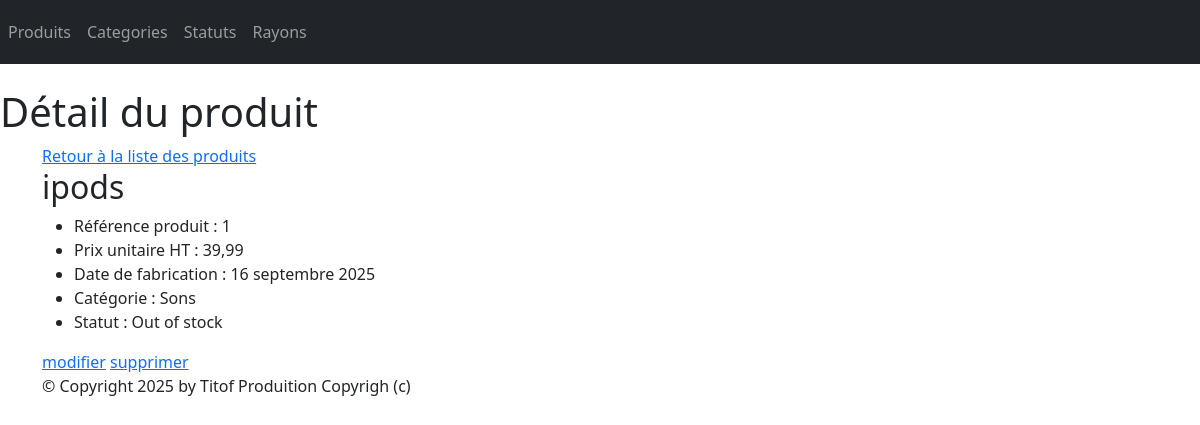
The page /monApp/produit/1/ on the database its author committed.
### monApp/models.py (models this page shows, shortened)
class Produit(models.Model):
    refProd = models.AutoField(primary_key=True)
    intituleProd = models.CharField(max_length=200)
    prixUnitaireProd = models.DecimalField(max_digits=10, decimal_places=2)
    dateFabProd = models.DateField(default=date.today)
    categorie = models.ForeignKey(Categorie, on_delete=models.CASCADE, related_name="produits_categorie", null=True, blank=True)
    status = models.ForeignKey(Statut, on_delete=models.CASCADE, related_name="produits_status",null=True, blank=True)

class Categorie(models.Model):
    idCat = models.AutoField(primary_key=True)
    nomCat = models.CharField(max_length=100)
    def __str__(self):
        return self.nomCat

class Statut(models.Model):
    idStatus = models.AutoField(primary_key=True)
    libelleStatus = models.CharField(max_length=100)
    def __str__(self):
        return self.libelleStatus

### monApp/views.py (the view)
# urls.py: path("produit/<pk>/",views.ProduitDetailView.as_view(), name="dtl_prdt"),
class ProduitDetailView(DetailView):
    model = Produit
    template_name = "monApp/detail_produit.html"
    context_object_name = "prdt"
    def get_context_data(self, **kwargs):
        context = super(ProduitDetailView, self).get_context_data(**kwargs)
        context['titremenu'] = "Détail du produit"
        return context

### monApp/templates/monApp/detail_produit.html
{% extends 'monApp/base.html' %}
{% block menu %}
<h1>{{titremenu}}</h1>
{% endblock %}
{% block contenu %}
<a href="{% url 'lst_prdts' %}">Retour à la liste des produits</a>
<h2>{{ prdt.intituleProd }}</h2>
<ul>
    <li>Référence produit : {{prdt.refProd }} </li>
    <li>Prix unitaire HT : {{ prdt.prixUnitaireProd }} </li>
    <li>Date de fabrication : {{ prdt.dateFabProd }} </li>
    <li>Catégorie : {{ prdt.categorie }} </li>
    <li>Statut : {{ prdt.status }}</li>
</ul>
<a href="{% url 'prdt-chng' prdt.refProd %}">modifier</a>
<a href="{% url 'dlt_prdt' prdt.refProd %}">supprimer</a>
{% endblock %}

### TutoDjango/static/styles.css (style rules this page uses)
h1 { color: red }

### rows shown on the page
Produit: intituleProd "ipods", refProd "1", prixUnitaireProd "39,99", dateFabProd "16 septembre 2025", categorie "Sons", status "Out of stock"

### other values the page prints
{{ titremenu }} "Détail du produit"
